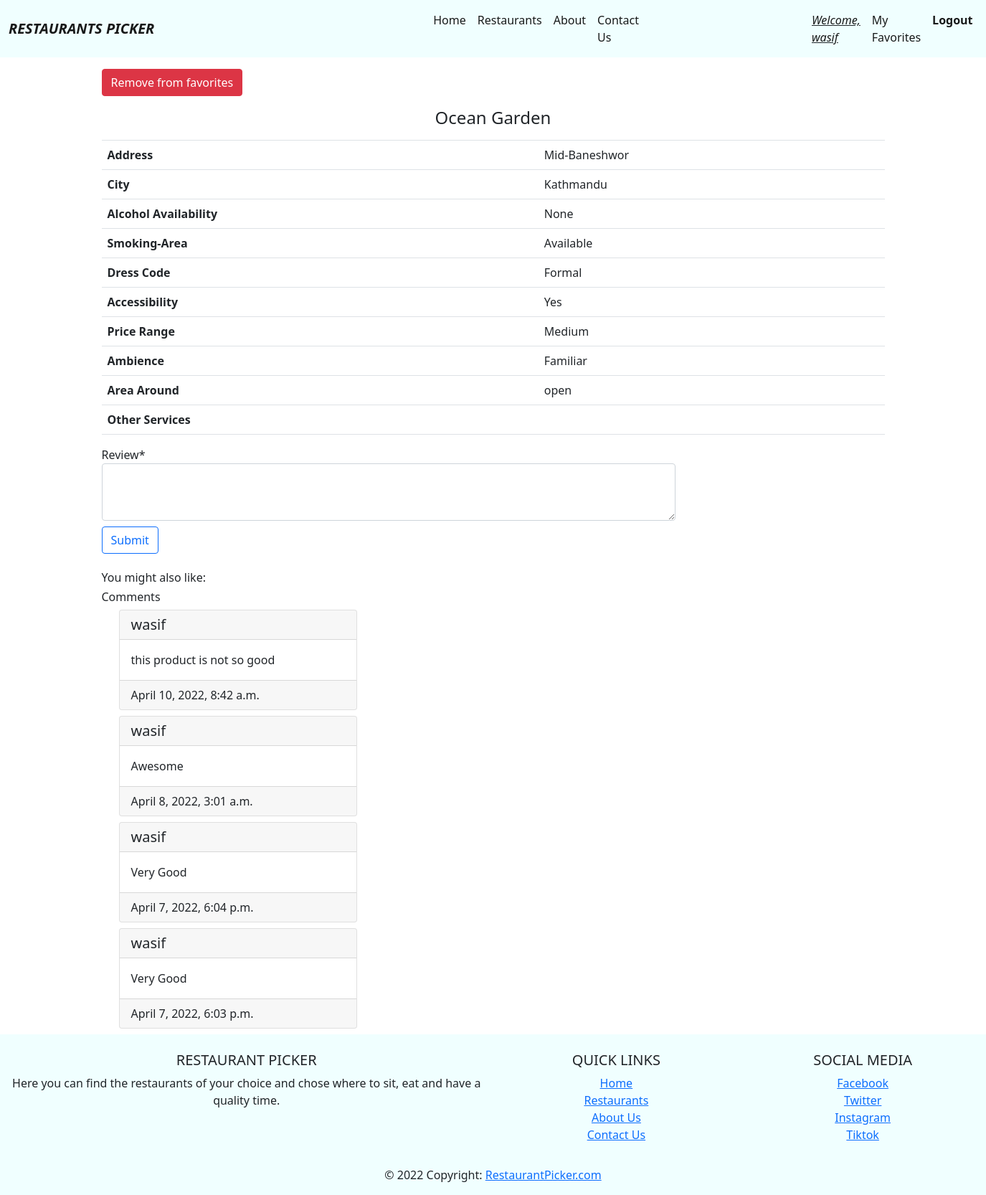
The page /restaurant/2 (signed in) on the database its author committed.
### restaurantApp/models.py (models this page shows, shortened)
class Restaurant(models.Model):
    name = models.CharField(max_length=100)
    address = models.CharField(max_length=100)
    city = models.CharField(max_length=50)
    alcohol = models.CharField(max_length=50,blank=True, null=True)
    smoking_area = models.CharField(max_length=50,blank=True, null=True)
    dresscode = models.CharField(max_length=50,blank=True, null=True)
    accessibility = models.CharField(max_length=50,blank=True, null=True)
    price = models.CharField(max_length=10)
    ambience = models.CharField(max_length=50,blank=True, null=True)
    area = models.CharField(max_length=50,blank=True, null=True)
    other_services = models.TextField(max_length=100,blank=True, null=True)
    favorite = models.ManyToManyField(User, related_name='favorite')

class Review(models.Model):
    review = models.TextField(max_length=200,blank=False, null=False)
    created_at = models.DateTimeField(auto_now=True)
    restaurant = models.ForeignKey(
        Restaurant, on_delete=models.CASCADE, related_name='restaurant')
    user = models.ForeignKey(
        User, on_delete=models.CASCADE, related_name='user')

### restaurantApp/views.py (the view, shortened to what this page needs)
# urls.py: path('restaurant/<int:id>',views.get_restaurant_info),
def  get_restaurant_info(request, id):
    if not request.user.is_authenticated:
        return redirect('/signin')
    try:
        review_form = ReviewForm()
        restaurant = Restaurant.objects.get(id=id)
        reviews = Review.objects.filter(restaurant=restaurant).order_by('-created_at')[0:4]
        context = {
                'is_favorite': False
        }
        restaurant_ids = get_recommendation_for_restaurant(id)
        recommended_restaurants = Restaurant.objects.filter(id__in=restaurant_ids)
        if restaurant.favorite.filter(pk=request.user.pk).exists():
            context['is_favorite'] = True
        return render(request,"restaurant.html",{'restaurant':restaurant,'context':context,'reviews':reviews,'review_form':review_form,'recommended_restaurants':recommended_restaurants})
    except Restaurant.DoesNotExist:
        return render(request,'404.html')

### restaurantApp/forms.py
class ReviewForm(forms.ModelForm):
    class Meta:
        model = Review
        fields = ['review']

### restaurantApp/ml.py (called while the page is built)
def combined_features(row):
    return row['address']+" "+row['city'] + " " +row['alcohol']+" " +row['smoking_area']+" "+row['dresscode']+" "+row['price']+" "+row['ambience']+" "+row['area']+" "+row['other_services']

def get_index_from_id(df, id):
    return df[df.id == id].index.values[0]

### template/restaurant.html (shortened to what this page needs)
<!DOCTYPE html>
<html lang="en">
<head>
</head>
<body>
    {% extends 'base.html' %}
    {% load crispy_forms_tags %}
    {%block content%}
    <div class="container-fluid mt-3 mb-2">
        {% if not context.is_favorite %}
        <div>
            <a class="btn btn-success" href="/add_to_favorite/{{restaurant.id}}">Add to favorites</a>
        </div>
        {% else %}
        <div>
            <a class="btn btn-danger" href="/remove_from_favorites/{{restaurant.id}}">Remove from favorites</a>
        </div>
        {% endif %}
    </div>
    <div class="container-fluid mt-2">
        <table class="table table-hover">
            <tr>
                <td align="center" colspan="2"><h4>{{restaurant.name}}</h4></td>
            </tr>
            <tr>
                <th>Address</th>
                <td>{{restaurant.address}}</td>
            </tr>
            <tr>
                <th>City</th>
                <td>{{restaurant.city}}</td>
            </tr>
            <tr>
                <th>Alcohol Availability</th>
                <td>{{restaurant.alcohol}}</td>
            </tr>
            <tr>
                <th>Smoking-Area</th>
                <td>{{restaurant.smoking_area}}</td>
            </tr>
            <tr>
                <th>Dress Code</th>
                <td>{{restaurant.dresscode}}</td>
            </tr>
            <tr>
                <th>Accessibility</th>
                <td>{{restaurant.accessibility}}</td>
            </tr>
            <tr>
                <th>Price Range</th>
                <td>{{restaurant.price}}</td>
            </tr>
            <tr>
                <th>Ambience</th>
                <td>{{restaurant.ambience}}</td>
            </tr>
            <tr>
                <th>Area Around</th>
                <td>{{restaurant.area}}</td>
            </tr>
            <tr>
                <th>Other Services</th>
                <td>{{restaurant.other_services}}</td>
            </tr>
        </table>
    </div>
    <div class="container-fluid mt-3 mb-4">
        <form action="/restaurant/{{restaurant.id}}" method="POST">
            {{ review_form|crispy }}
        <input class="btn btn-outline-primary mt-2" type="submit" value="Submit" />
        </form>
    </div>
        <div class="container-fluid">
           <h6>You might also like:</h6>
        </div>
    <div class="container-fluid my-2">
        <h6>Comments</h6>
        <div class="container">
            {% for review in reviews %}
            <div class="container-fluid mt-2">
                <div class="row">
                    <div class="col-md-4">
                        <div class="card">
                            <h5 class="card-header">
                                {{review.user.username}}
                            </h5>
                            <div class="card-body">
                                <p class="card-text">
                                    {{review.review}}
                                </p>
                            </div>
                            <div class="card-footer">
                                {{review.created_at}}
                            </div>
                        </div>
                    </div>
                </div>
            </div>
            {% endfor %}
        </div>
    </div>
    {% endblock %}

### template/base.html (shortened to what this page needs)
{% load static %}
<!DOCTYPE html>
<html lang="en">
<head>
    <link rel="stylesheet" href="{% static 'css/style.css' %}" >
    <link rel="stylesheet" href="{% static 'css/bootstrap.min.css' %}" >
</head>
<body>
    <nav class="navbar navbar-expand-lg navbar-light">
        <div class="container-fluid">
          <strong><i><a class="navbar-brand" href="/index">RESTAURANTS PICKER</a></i></strong>
          <div class="collapse navbar-collapse" id="navbarNav">
            <ul class="navbar-nav">
              <li class="nav-item">
                <a class="nav-link active" aria-current="page" href="/index">Home</a>
              </li>
              <li class="nav-item">
                <a class="nav-link active" href="/restaurants/page/1">Restaurants</a>
              </li>
              <li class="nav-item">
                <a class="nav-link active" href="#">About</a>
              </li>
              <li class="nav-item">
                <a class="nav-link active" href="#">Contact Us</a>
              </li>
              {% if request.user.is_authenticated %}
              <li class="nav-item" style="margin-left: 225px;">
                <i><u> <a class="nav-link active">Welcome, {{ request.user.username }}</a></u></i>
               </li>
              <li class="nav-item">
               <a href="/user_favorites" class="nav-link active">My Favorites</a>
              </li>
              <li class="nav-item">
                <strong> <a class="nav-link active" href="/signout">Logout</a></strong>
               </li>
              {% endif %}
            </ul>
          </div>
        </div>
      </nav>
    <div class="container">
        {% block content %}
        {% endblock %}
    </div>
<footer class="page-footer font-small blue pt-4">
  <div class="container-fluid text-center text-md-left">
    <div class="row">
      <div class="col-md-6 mt-md-0 mt-3">
        <h5 class="text-uppercase">Restaurant Picker</h5>
        <p>Here you can find the restaurants of your choice and chose where to sit, eat and have a quality time.</p>
      </div>
      <div class="col-md-3 mb-md-0 mb-3">
        <h5 class="text-uppercase">Quick Links</h5>
        <ul class="list-unstyled">
          <li>
            <a href="/index">Home</a>
          </li>
          <li>
            <a href="/restaurants/page/1">Restaurants</a>
          </li>
          <li>
            <a href="#!">About Us</a>
          </li>
          <li>
            <a href="#!">Contact Us</a>
          </li>
        </ul>
      </div>
      <div class="col-md-3 mb-md-0 mb-3 social">
        <h5 class="text-uppercase">Social Media</h5>
        <ul class="list-unstyled" >
          <li>
            <a href="#!">Facebook</a>
          </li>
          <li>
            <a href="#!">Twitter</a>
          </li>
          <li>
            <a href="#!">Instagram</a>
          </li>
          <li>
            <a href="#!">Tiktok</a>
          </li>
        </ul>
      </div>
    </div>
  </div>
  <div class="footer-copyright text-center py-3">© 2022 Copyright:
    <a href="/"> RestaurantPicker.com</a>
  </div>
</footer>
</body>
</html>

### static/css/style.css (style rules this page uses)
#navbarNav { margin-left: 365px; }
.navbar { background-color: azure; }
footer { background-color: azure; margin: 0px !important; }
#div_id_review { margin-right: 300px; }
#id_review { height: 5em; width: 50em; }

### rows shown on the page
Restaurant: name "Ocean Garden", address "Mid-Baneshwor", city "Kathmandu", alcohol "None", smoking_area "Available", dresscode "Formal", accessibility "Yes", price "Medium", ambience "Familiar", area "open"
Review: user.username "wasif", review "this product is not so good", created_at "April 10, 2022, 8:42 a.m."
Review: user.username "wasif", review "Awesome", created_at "April 8, 2022, 3:01 a.m."
Review: user.username "wasif", review "Very Good", created_at "April 7, 2022, 6:04 p.m."
Review: user.username "wasif", review "Very Good", created_at "April 7, 2022, 6:03 p.m."

### other values the page prints
{{ request.user.username }} "wasif"
